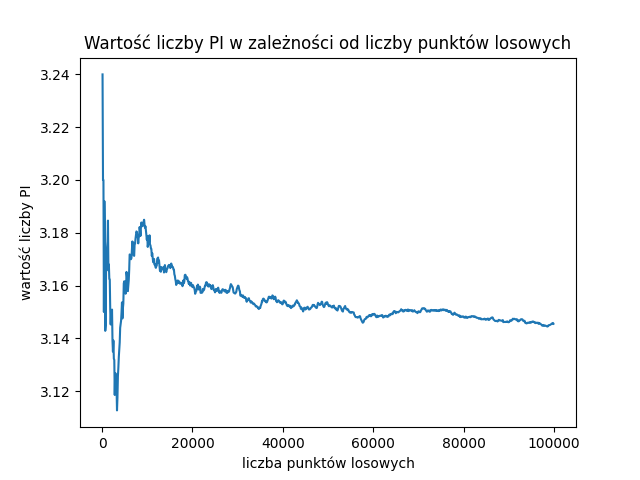

Source code (Python):
import matplotlib.pyplot as plt 
import matplotlib.patches as mpatches
from os import system

# axisX = [128, 1024, 4096, 8192, 20000, 100000]
# points = [3.281250, 3.167969, 3.145508, 3.179199, 3.159400, 3.145680]

axisX = []
for i in range(1, 1000):
	axisX.append(i*100);

points = []
with open('points.txt', 'r') as f:
    for item in f:
        points.append(float(item));


figure = plt.figure()
subplot = figure.add_subplot()
subplot.plot(axisX, points, label = "metoda prostokątów")

# plt.legend(bbox_to_anchor=(0.6, 0.2), loc='upper left', borderaxespad=0.)

subplot.set_title("Wartość liczby PI w zależności od liczby punktów losowych")
subplot.set_xlabel('liczba punktów losowych')
subplot.set_ylabel("wartość liczby PI")

plt.show()
